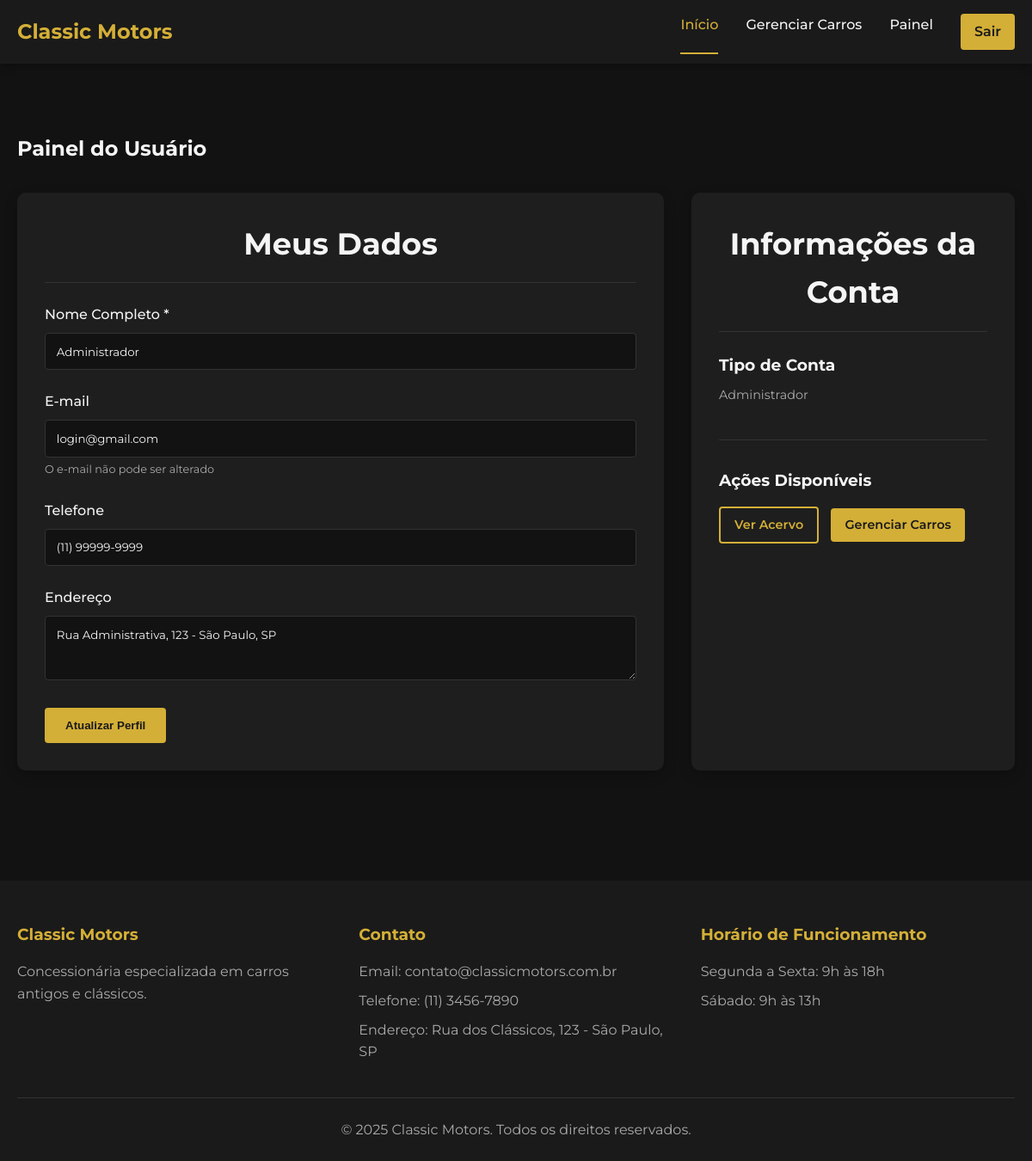
/painel.php (signed in), run on the app's committed database.
### tables this page shows
CREATE TABLE `usuarios` (
  `id` int(11) NOT NULL,
  `nome` varchar(255) NOT NULL,
  `email` varchar(255) NOT NULL,
  `senha` varchar(255) NOT NULL,
  `telefone` varchar(20) DEFAULT NULL,
  `endereco` text DEFAULT NULL,
  `nivel` varchar(20) DEFAULT 'user',
  `data_criacao` timestamp NOT NULL DEFAULT current_timestamp()
);

### painel.php (the view, shortened to what this page needs)
<?php
include_once 'conexao.php';
$user_id = $_SESSION['id'];
$consulta_usuario = "SELECT * FROM usuarios WHERE id = :id";
$stmt_usuario = $pdo->prepare($consulta_usuario);
$stmt_usuario->bindParam(':id', $user_id);
$stmt_usuario->execute();
$usuario = $stmt_usuario->fetch(PDO::FETCH_ASSOC);
?>
<!DOCTYPE html>
<html lang="pt-BR">
<head>
    <link rel="stylesheet" href="css/style.css">
</head>
<body>
    <?php
    include_once 'header2.php';
    ?>
    <main>
        <section class="painel-section">
            <div class="container">
                <h1>Painel do Usuário</h1>
                <div class="painel-content">
                    <div class="painel-card">
                        <h2>Meus Dados</h2>
                        <form action="painel.php" method="POST" class="painel-form">
                            <div class="form-group">
                                <label for="nome">Nome Completo *</label>
                                <input type="text" name="nome" id="nome" value="<?php echo htmlspecialchars($usuario['nome']); ?>" required>
                            </div>
                            <div class="form-group">
                                <label for="email">E-mail</label>
                                <input type="email" name="email" id="email" value="<?php echo htmlspecialchars($usuario['email']); ?>" disabled>
                                <small>O e-mail não pode ser alterado</small>
                            </div>
                            <div class="form-group">
                                <label for="telefone">Telefone</label>
                                <input type="text" name="telefone" id="telefone" value="<?php echo htmlspecialchars($usuario['telefone'] ?? ''); ?>" placeholder="(11) 99999-9999">
                            </div>
                            <div class="form-group">
                                <label for="endereco">Endereço</label>
                                <textarea name="endereco" id="endereco" rows="3" placeholder="Digite seu endereço completo"><?php echo htmlspecialchars($usuario['endereco'] ?? ''); ?></textarea>
                            </div>
                            <button type="submit" class="btn-primary">Atualizar Perfil</button>
                        </form>
                    </div>
                    <div class="painel-card">
                        <h2>Informações da Conta</h2>
                        <div class="preferences">
                            <div class="preference-item">
                                <h3>Tipo de Conta</h3>
                                <p>
                                    <?php echo ($_SESSION['nivel'] === 'admin') ? 'Administrador' : 'Usuário'; ?>
                                </p>
                            </div>
                            <div class="preference-item">
                                <h3>Ações Disponíveis</h3>
                                <div style="margin-top: 15px;">
                                    <a href="restrita.php" class="btn-secondary btn-small" style="margin-right: 10px;">Ver Acervo</a>
                                    <?php if($_SESSION['nivel'] === 'admin'): ?>
                                    <a href="admin_carros.php" class="btn-primary btn-small">Gerenciar Carros</a>
                                    <?php endif; ?>
                                </div>
                            </div>
                        </div>
                    </div>
                </div>
            </div>
        </section>
    </main>
    <?php
    include_once 'footer.php';
    ?>
</body>
</html>

### css/style.css (style rules this page uses)
* { margin: 0; padding: 0; box-sizing: border-box; }
:root { --primary-color: #d4af37; --secondary-color: #1a1a1a; --accent-color: #333; --text-color: #f5f5f5; --text-muted: #aaa; --bg-dark: #121212; --bg-card: #1e1e1e; --border-color: #333; --success-color: #28a745; --danger-color: #dc3545; }
body { font-family: 'Montserrat', sans-serif; background-color: var(--bg-dark); color: var(--text-color); line-height: 1.6; }
.container { max-width: 1200px; margin: 0 auto; padding: 0 20px; }
.btn-primary, .btn-secondary { display: inline-block; padding: 0.8rem 1.5rem; border-radius: 4px; text-decoration: none; font-weight: 600; transition: all 0.3s; border: none; cursor: pointer; text-align: center; }
.btn-primary { background-color: var(--primary-color); color: var(--secondary-color); }
.btn-secondary { background-color: transparent; color: var(--primary-color); border: 2px solid var(--primary-color); }
.btn-small { padding: 0.5rem 1rem; font-size: 0.9rem; }
section { padding: 5rem 0; }
.about, .destaques, .acervo-section, .contact-section, .painel-section { padding: 5rem 0; }
.form-group { margin-bottom: 1.5rem; }
.form-group label { display: block; margin-bottom: 0.5rem; font-weight: 500; }
.form-group input, .form-group textarea { width: 100%; padding: 0.8rem; background-color: var(--bg-dark); border: 1px solid var(--border-color); border-radius: 4px; color: var(--text-color); font-family: 'Montserrat', sans-serif; }
.form-group small { display: block; margin-top: 0.3rem; color: var(--text-muted); font-size: 0.8rem; }
.painel-content { display: grid; grid-template-columns: 2fr 1fr; gap: 2rem; margin-top: 2rem; }
.painel-card { background-color: var(--bg-card); padding: 2rem; border-radius: 10px; box-shadow: 0 5px 15px rgba(0, 0, 0, 0.2); }
.painel-card h2 { margin-bottom: 1.5rem; padding-bottom: 1rem; border-bottom: 1px solid var(--border-color); }
.painel-form { margin-top: 1.5rem; }
.preferences { margin-top: 1.5rem; }
.preference-item { margin-bottom: 2rem; padding-bottom: 1.5rem; border-bottom: 1px solid var(--border-color); }
.preference-item:last-child { border-bottom: none; margin-bottom: 0; padding-bottom: 0; }
.preference-item h3 { margin-bottom: 0.5rem; }
.preference-item p { color: var(--text-muted); margin-bottom: 1rem; font-size: 0.9rem; }
h2 { font-size: 2.2rem; margin-bottom: 1.5rem; text-align: center; }
.btn-primary, .btn-secondary { transition: all 0.3s ease; }

### data on the page
usuarios: nome "Administrador", email "login@gmail.com", telefone "(11) 99999-9999", endereco "Rua Administrativa, 123 - São Paulo, SP"
